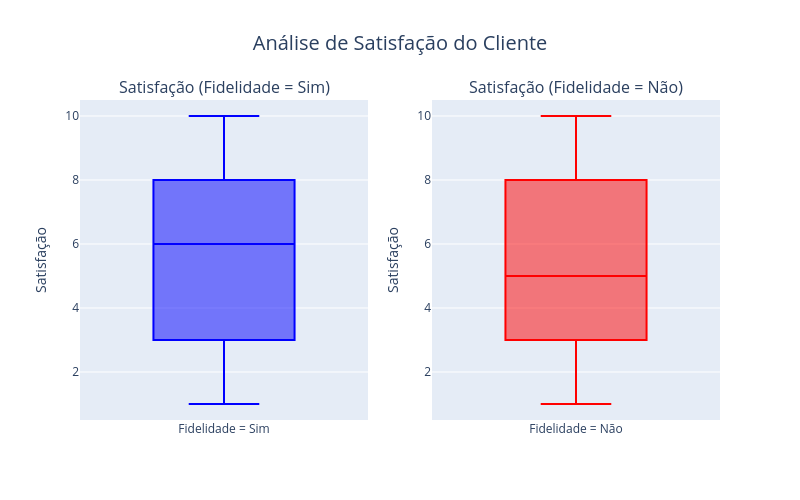

This figure's notebook cell:
### Markdown cell above
Vemos pelo gráfico abaixo que o programa de fidelidade não está servindo ao seu propósito, dado que as médias e soma de valor e frequência de compra são menores entre os consumidores que são membros do programa de fidelidade em relação aos que não são. Portanto, um insight importante que se oobtém destes dados é a necessidade de uma revisão dos benefícios oferecidos pelo programa de fidelidade.

### Code cell
# Criando uma figura com subplots para as análises de satisfação
satisfaction_fig = make_subplots(rows=1, cols=2, subplot_titles=["Satisfação (Fidelidade = Sim)", 
                                                                 "Satisfação (Fidelidade = Não)", 
                                                                 ], 
                                 specs=[[{'type': 'box'}, {'type': 'box'}]])

# Adicionando boxplot para Customer_Satisfaction com Customer_Loyalty_Program_Member = True or False
satisfaction_fig.add_trace(
    go.Box(y=ecomm[ecomm['Customer_Loyalty_Program_Member'] == True]['Customer_Satisfaction'], 
           name="Fidelidade = Sim", marker_color='blue'),
    row=1, col=1)

satisfaction_fig.add_trace(
    go.Box(y=ecomm[ecomm['Customer_Loyalty_Program_Member'] == False]['Customer_Satisfaction'], 
           name="Fidelidade = Não", marker_color='red'),
    row=1, col=2)

satisfaction_fig.update_layout(title_text="Análise de Satisfação do Cliente", title_x=0.5, 
                                title_font=dict(size=20), width=800, height=500, showlegend=False)

satisfaction_fig.update_yaxes(title_text="Satisfação", row=1, col=1)
satisfaction_fig.update_yaxes(title_text="Satisfação", row=1, col=2)

satisfaction_fig.show()

### Figure 1 — Plotly figure (JSON) as saved in the notebook; plotly's stock layout.template omitted (floating-point values rounded to 4 significant figures; data arrays with more than 128 entries replaced by an {"elided": "..."} marker saying what was removed)
{"data": [{"marker": {"color": "blue"}, "name": "Fidelidade = Sim", "type": "box", "xaxis": "x", "y": {"elided": "491 int values"}, "yaxis": "y"}, {"marker": {"color": "red"}, "name": "Fidelidade = Não", "type": "box", "xaxis": "x2", "y": {"elided": "509 int values"}, "yaxis": "y2"}], "layout": {"annotations": [{"font": {"size": 16}, "showarrow": false, "text": "Satisfação (Fidelidade = Sim)", "x": 0.225, "xanchor": "center", "xref": "paper", "y": 1, "yanchor": "bottom", "yref": "paper"}, {"font": {"size": 16}, "showarrow": false, "text": "Satisfação (Fidelidade = Não)", "x": 0.775, "xanchor": "center", "xref": "paper", "y": 1, "yanchor": "bottom", "yref": "paper"}], "height": 500, "showlegend": false, "title": {"font": {"size": 20}, "text": "Análise de Satisfação do Cliente", "x": 0.5}, "width": 800, "xaxis": {"anchor": "y", "domain": [0, 0.45]}, "xaxis2": {"anchor": "y2", "domain": [0.55, 1]}, "yaxis": {"anchor": "x", "domain": [0, 1], "title": {"text": "Satisfação"}}, "yaxis2": {"anchor": "x2", "domain": [0, 1], "title": {"text": "Satisfação"}}}}
